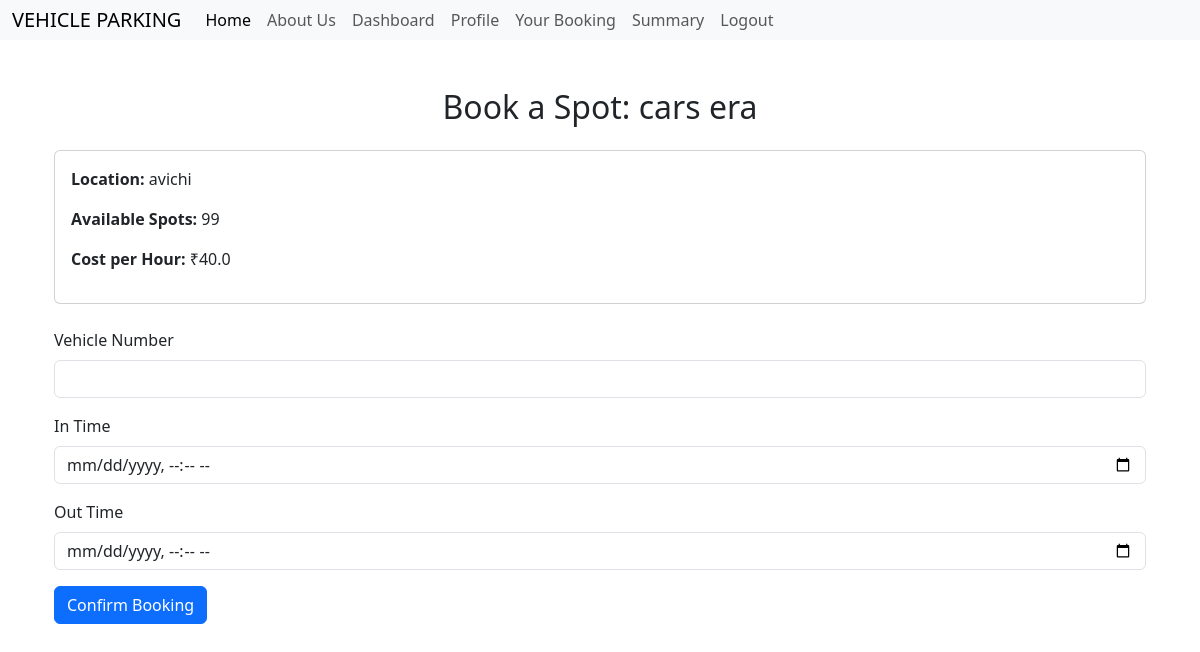
Screenshot of /booking/16 (signed in) with the database file from the repository.
### models.py (models this page shows)
class ParkingLot (db.Model):
     __tablename__ = 'parking_lot'
     lot_id = db.Column(db.String(250),primary_key=True)
     lot_name = db.Column(db.String(250), nullable=False)
     location = db.Column(db.String(250), nullable=False)
     capacity = db.Column(db.Integer, nullable=False)
     per_hour_cost = db.Column(db.Float, nullable=False)

### routes.py (the view)
@app.route('/booking/<string:lot_id>')
@auth_required
def book_spot(lot_id):
    lot = ParkingLot.query.get(lot_id)
    available_spots = ParkingSpot.query.filter_by(lot_id=lot_id, availability=True).count()
    return render_template('book_spot.html', lot=lot, available_spots=available_spots)

### routes.py (called while the page is built)
def auth_required(func):
    @wraps(func)
    def inner(*args,**kwargs):
        if 'user_id' not in session:
            flash("Please login to continue.")
            return redirect(url_for("login"))
        return func(*args, **kwargs)
    return inner

@app.context_processor
def inject_user():
    if 'user_id' in session:
        user = Users.query.filter_by(user_id=session['user_id']).first()
        return dict(user=user)
    return dict(user=None)

### templates/book_spot.html (shortened to what this page needs)
{% extends 'layout.html' %}
{% block content %}
<div class="container mt-5">
  <h2 class="text-center mb-4">Book a Spot: {{ lot.lot_name }}</h2>
  <div class="card mb-4">
    <div class="card-body">
      <p><strong>Location:</strong> {{ lot.location }}</p>
      <p><strong>Available Spots:</strong> {{ available_spots }}</p>
      <p><strong>Cost per Hour:</strong> ₹{{ lot.per_hour_cost }}</p>
    </div>
  </div>
  {% if available_spots > 0 %}
    <form action="{{ url_for('reserve') }}" method="POST">
        <div class="mb-3">
        <label class="form-label">Vehicle Number</label>
        <input type="text" name="vehicle_number" class="form-control" required>
        </div>
        <div class="mb-3">
        <label class="form-label">In Time</label>
        <input type="datetime-local" name="in_time" class="form-control" required>
        </div>
        <div class="mb-3">
        <label class="form-label">Out Time</label>
        <input type="datetime-local" name="out_time" class="form-control" required>
        </div>
        <button type="submit" class="btn btn-primary">Confirm Booking</button>
    </form>
    {% else %}
        <div class="alert alert-warning">No available spots in this lot.</div>
  {% endif %}
</div>
{% endblock %}

### templates/layout.html (style rules this page uses)
body { margin: 0; padding: 0; }

### rows the page displays
ParkingLot: lot_name "cars era", location "avichi", per_hour_cost "40.0"

### other values shown
{{ available_spots }} "99"
